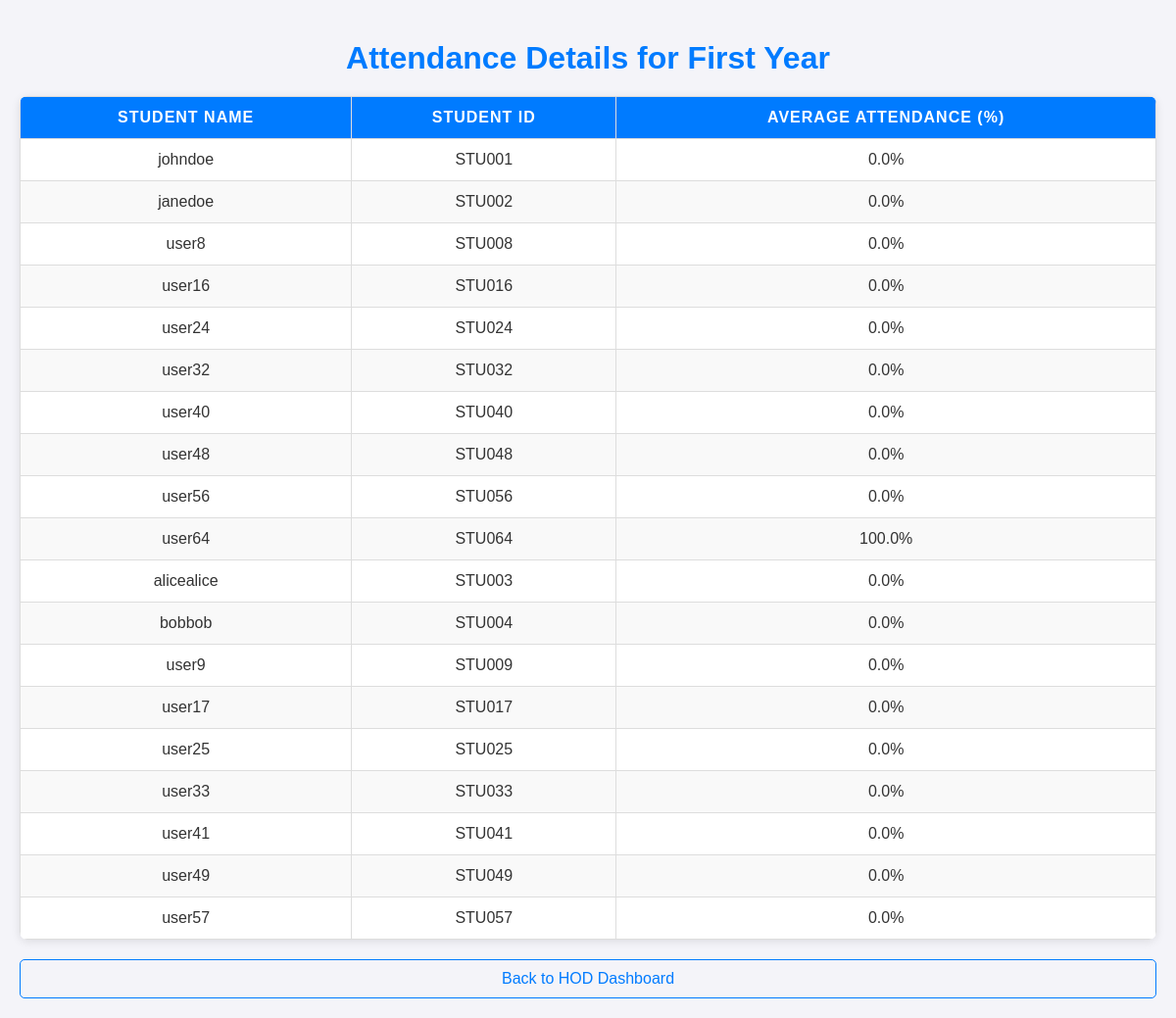
The page /attendance-details/FE/ on the database its author committed.
### myapp/models.py (models this page shows, shortened)
class Student(models.Model):
    user = models.OneToOneField(User, on_delete=models.CASCADE)
    student_id = models.CharField(max_length=20, unique=True, verbose_name="Student ID")
    roll_number = models.CharField(max_length=10, unique=True, null=True, blank=True, verbose_name="Roll Number")
    semester = models.ForeignKey(Semester, on_delete=models.SET_NULL, null=True, blank=True, related_name='students', verbose_name="Semester")
    mobile_no = models.CharField(max_length=15, blank=True, null=True, verbose_name="Mobile Number")
    email = models.EmailField(blank=True, null=True, verbose_name="Email")
    address = models.TextField(blank=True, null=True, verbose_name="Address")
    lab_batch = models.ForeignKey(LabsBatches, on_delete=models.SET_NULL, null=True, blank=True, verbose_name="Lab Batch")
    batches = models.JSONField(verbose_name="Batches for Labs", blank=True, null=True, default=dict)  # Default to empty dict
    class Meta:
        indexes = [
            models.Index(fields=['student_id']),
            models.Index(fields=['roll_number']),
            models.Index(fields=['email']),
        ]

### myapp/dashboardViews.py (the view)
# urls.py: path('attendance-details/<str:year_code>/', dashboardViews.AttendanceDetailsView.as_view(), name='attendance_details'),
class AttendanceDetailsView(View):
    def get(self, request, year_code):
        year = get_object_or_404(Year, name=year_code)
        it_department = get_object_or_404(Department, name='Information Technology')
        students = Student.objects.filter(semester__year=year_code, semester__session_year__department=it_department)
        student_data = []
        for student in students:
            total_classes = student.attendances.count()
            attended_classes = student.attendances.filter(present=True).count()
            average_attendance = (attended_classes / total_classes * 100) if total_classes > 0 else 0
            student_data.append({
                'name': student.user.username,
                'average_attendance': average_attendance,
                'student_id': student.student_id,
            })
        context = {
            'year': year.get_name_display(),
            'student_data': student_data,
        }
        return render(request, 'dashboardtemplates/attendance_details.html', context)

### templates/dashboardtemplates/attendance_details.html (shortened to what this page needs)
<!DOCTYPE html>
<html lang="en">
<head>
</head>
<body>
<h1>Attendance Details for {{ year }}</h1>
<table>
    <thead>
        <tr>
            <th>Student Name</th>
            <th>Student ID</th>
            <th>Average Attendance (%)</th>
        </tr>
    </thead>
    <tbody>
        {% for student in student_data %}
        <tr>
            <td>{{ student.name }}</td>
            <td>{{ student.student_id }}</td>
            <td>{{ student.average_attendance|floatformat:1 }}%</td>
        </tr>
        {% empty %}
        <tr>
            <td colspan="3">No students found for this year.</td>
        </tr>
        {% endfor %}
    </tbody>
</table>
<a href="{% url 'HOD_Dashboard' %}?department={{ department.name|urlencode }}">Back to HOD Dashboard</a>
</body>
</html>

### templates/dashboardtemplates/attendance_details.html (style rules this page uses)
body { font-family: Arial, sans-serif; background-color: #f4f4f9; color: #333333; margin: 0; padding: 20px; }
h1 { text-align: center; margin-bottom: 20px; color: #007BFF; }
table { width: 100%; border-collapse: collapse; margin: 20px 0; border-radius: 8px; overflow: hidden; box-shadow: 0 2px 10px rgba(0, 0, 0, 0.1); background-color: white; }
table th, table td { border: 1px solid #ddd; padding: 12px; text-align: center; }
table th { background-color: #007BFF; color: white; text-transform: uppercase; letter-spacing: 1px; }
table tr:nth-child(even) { background-color: #f9f9f9; }
table tr:nth-child(odd) { background-color: white; }
a { text-decoration: none; color: #007BFF; display: block; text-align: center; margin-top: 20px; font-size: 16px; padding: 10px 15px; border: 1px solid #007BFF; border-radius: 5px; transition: background-color 0.3s, color 0.3s; }

### rows shown on the page
Student: student_id "STU001"
Student: student_id "STU002"
Student: student_id "STU008"
Student: student_id "STU016"
Student: student_id "STU024"
Student: student_id "STU032"
Student: student_id "STU040"
Student: student_id "STU048"
Student: student_id "STU056"
Student: student_id "STU064"
Student: student_id "STU003"
Student: student_id "STU004"
Student: student_id "STU009"
Student: student_id "STU017"
Student: student_id "STU025"
Student: student_id "STU033"
Student: student_id "STU041"
Student: student_id "STU049"
Student: student_id "STU057"

### other values the page prints
{{ year }} "First Year"
{{ student.name }} "johndoe" "janedoe" "user8" "user16" "user24" "user32" "user40" "user48" "user56" "user64" "alicealice" "bobbob" "user9" "user17" "user25" "user33" "user41" "user49" "user57"
{{ student.average_attendance|floatformat:1 }} "0.0" "0.0" "0.0" "0.0" "0.0" "0.0" "0.0" "0.0" "0.0" "100.0" "0.0" "0.0" "0.0" "0.0" "0.0" "0.0" "0.0" "0.0" "0.0"
